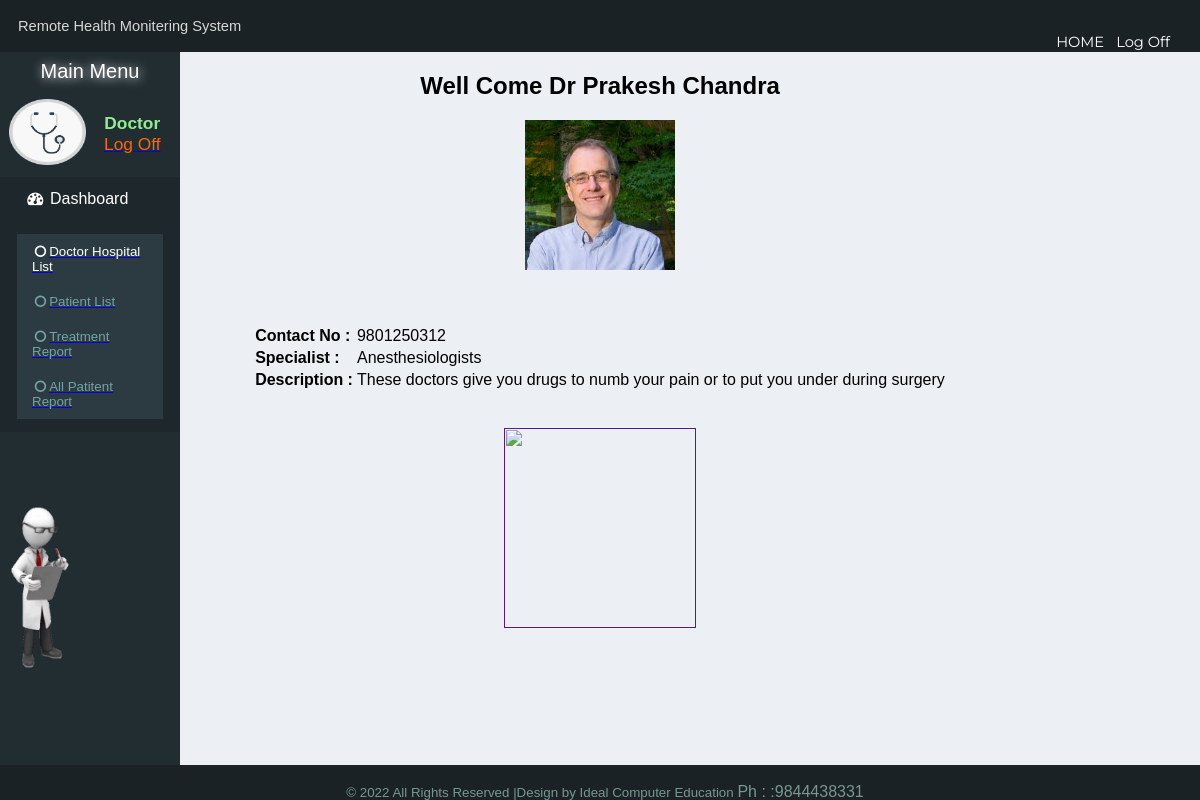
The app's page /doctor/index.php (signed in) with its own data.
### tables this page shows
CREATE TABLE `doctor` (
  `id` int(20) NOT NULL,
  `did` varchar(50) NOT NULL,
  `dname` varchar(50) NOT NULL,
  `ph` varchar(50) NOT NULL,
  `Specialist` varchar(100) NOT NULL,
  `description` varchar(100) NOT NULL,
  `hid` varchar(25) NOT NULL,
  `pic` varchar(50) NOT NULL,
  `Status` varchar(20) NOT NULL DEFAULT 'Active'
);

### doctor/db.php (called while the page is built, shortened)
<?php
	if(!isset($_SESSION['sub_doc']))
	{
		header("location:../");
	}
	else
	{
		$sub_doc=$_SESSION['sub_doc'];
	}
	$con=mysqli_connect("localhost","root","") or die(mysqli_error());
	$con->query("create or replace view doc_view as select p.pid,p.adimin,p.pname,p.age,p.Disease,p.did,p.hid from patient p where p.did='$sub_doc' ");
    $array = $con->query("select * from doctor where did ='$sub_doc'");
    $doc = $array->fetch_assoc();
?>

### doctor/index.php (the view, shortened to what this page needs)
<?php
	include_once("head.php");
?>
<!DOCTYPE html>
<html>
<head>
 <body style="background: #ECF0F5;padding:0;margin:0">
<center><h2>Well Come  <?php echo $doc['dname']; ?></h2></center>
<center><img src="../admin/<?php echo $doc['pic'];?>" height = 150px width = 150px></center>
<br><br><br>
<table align="center">
<tr>
	<td><strong>Contact No  :</strong></td>
	<td><?php echo $doc['ph'];?></td>
</tr>
<tr>
	<td><strong>Specialist  :</strong></td>
	<td><?php echo $doc['Specialist'];?></td>
</tr>
<tr>
	<td><strong>Description  :</strong></td>
	<td><?php echo $doc['description'];?></td>
</tr>
</table>
<br>
&nbsp;&nbsp;&nbsp;&nbsp;&nbsp;<center><a href=""><img src="123.gif" width="40%" height="200" border="0" alt=""></a></center>
</body>
</html>

### doctor/css/stylelogin.css (style rules this page uses)
body { margin: 0; padding: 0; background-image: url("imagezz.jpg"); background-size: cover; background-position: center; font-family: sans-serif; }

### doctor/head.php (style rules this page uses)
body { font-family: Arial, Helvetica, sans-serif; }

### records on screen
doctor: dname "Dr Prakesh Chandra", pic (picture), ph "9801250312", Specialist "Anesthesiologists", description "These doctors give you drugs to numb your pain or to put you under during surgery"
